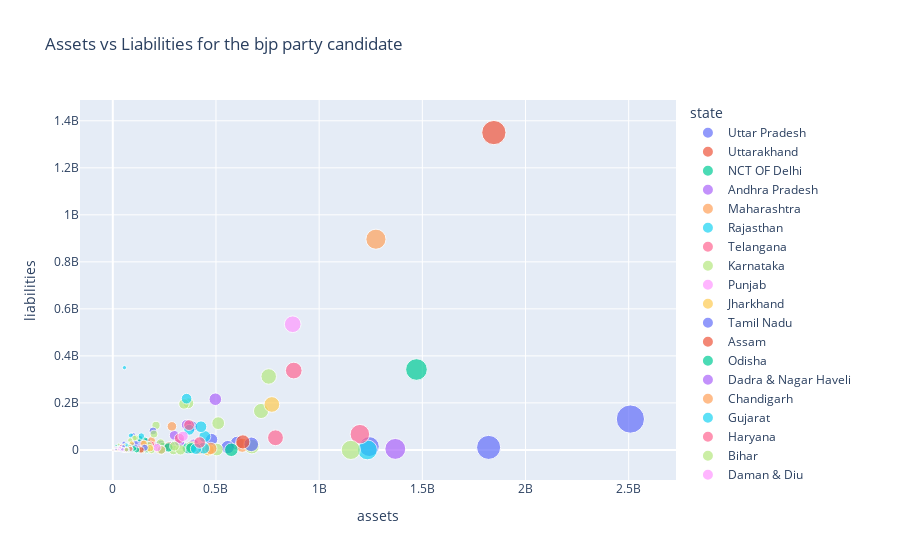

This figure's notebook cell:
### Code cell
bjp_asset_liabalities=df_bjp.sort_values(by='assets',ascending=False)
fig=px.scatter(bjp_asset_liabalities,x='assets',y='liabilities'
               ,color='state',
               size='assets',
               hover_data=(['name','constituency','state','winner']),
                 title='Assets vs Liabilities for the  bjp party candidate')
fig.update_layout(title_text='Assets vs Liabilities for the bjp party candidate')
fig.show()
